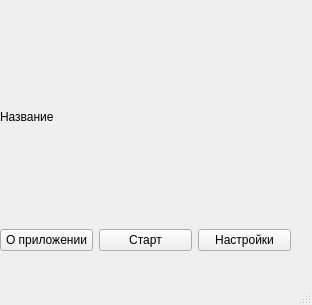
<?xml version="1.0" encoding="UTF-8"?>
<ui version="4.0">
 <class>MainWindow</class>
 <widget class="QMainWindow" name="MainWindow">
  <property name="geometry">
   <rect>
    <x>0</x>
    <y>0</y>
    <width>312</width>
    <height>305</height>
   </rect>
  </property>
  <property name="windowTitle">
   <string>MainWindow</string>
  </property>
  <widget class="QWidget" name="centralwidget">
   <widget class="QWidget" name="verticalLayoutWidget">
    <property name="geometry">
     <rect>
      <x>0</x>
      <y>10</y>
      <width>291</width>
      <height>241</height>
     </rect>
    </property>
    <layout class="QVBoxLayout" name="verticalLayout" stretch="1,3">
     <property name="sizeConstraint">
      <enum>QLayout::SetDefaultConstraint</enum>
     </property>
     <item>
      <widget class="QLabel" name="label">
       <property name="styleSheet">
        <string notr="true">font: 25pt &quot;MS Shell Dlg 2&quot;;
</string>
       </property>
       <property name="text">
        <string>Название</string>
       </property>
       <property name="textFormat">
        <enum>Qt::PlainText</enum>
       </property>
       <property name="wordWrap">
        <bool>false</bool>
       </property>
      </widget>
     </item>
     <item>
      <layout class="QHBoxLayout" name="horizontalLayout">
       <property name="sizeConstraint">
        <enum>QLayout::SetDefaultConstraint</enum>
       </property>
       <item>
        <widget class="QPushButton" name="pushButton_3">
         <property name="text">
          <string>О приложении</string>
         </property>
        </widget>
       </item>
       <item>
        <widget class="QPushButton" name="pushButton_2">
         <property name="text">
          <string>Старт</string>
         </property>
        </widget>
       </item>
       <item>
        <widget class="QPushButton" name="pushButton">
         <property name="text">
          <string>Настройки</string>
         </property>
        </widget>
       </item>
      </layout>
     </item>
    </layout>
   </widget>
  </widget>
  <widget class="QStatusBar" name="statusbar"/>
 </widget>
 <resources/>
 <connections/>
</ui>
